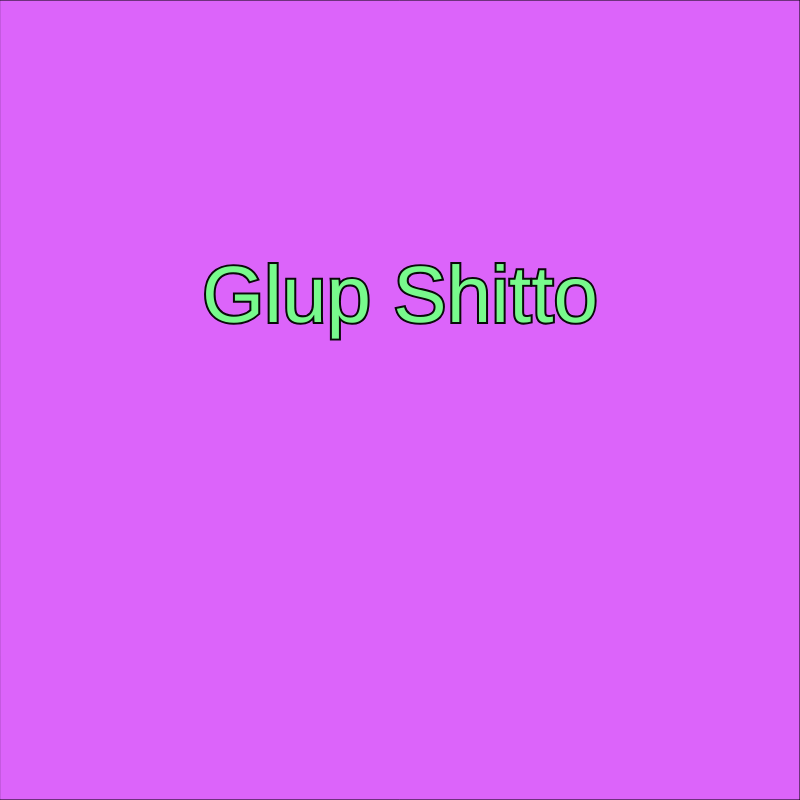
Frame 1 (no input)
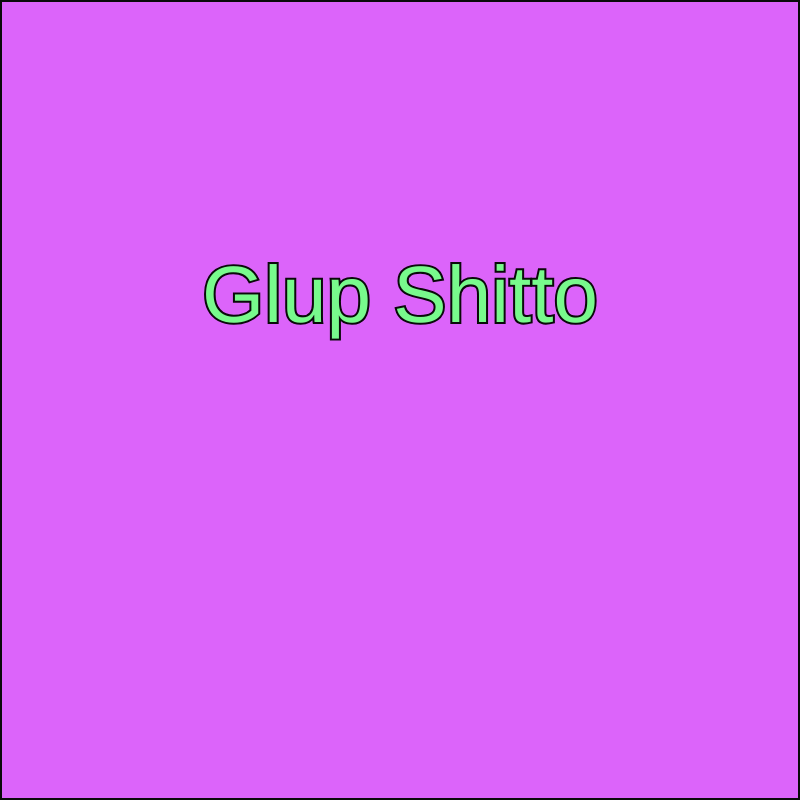
Frame 60 (no input)
Frame 120 (the mouse pressed at the canvas centre since frame 60): identical to frame 60, image omitted

The p5.js sketch that drew these frames (run headless with seeded random() and noise() and a simulated clock; from frame 60 on, the mouse is pressed at the canvas centre):

// p5.js sketch
// ── sketch.js


function setup() {
    
    //Just getting some basics out of the way in setup
    createCanvas(800, 800);
    textAlign(CENTER,CENTER);
    imageMode(CENTER,CENTER)
}

function draw() {
    fill(220,100,250); //Background Color
    square(0,0,800); //Background fill

    textSize(80); //Text size
    fill(120,250,140); //Text color
    strokeWeight(4) //Text outline
    stroke(10)

    text("Glup Shitto",400,300);
    
}
